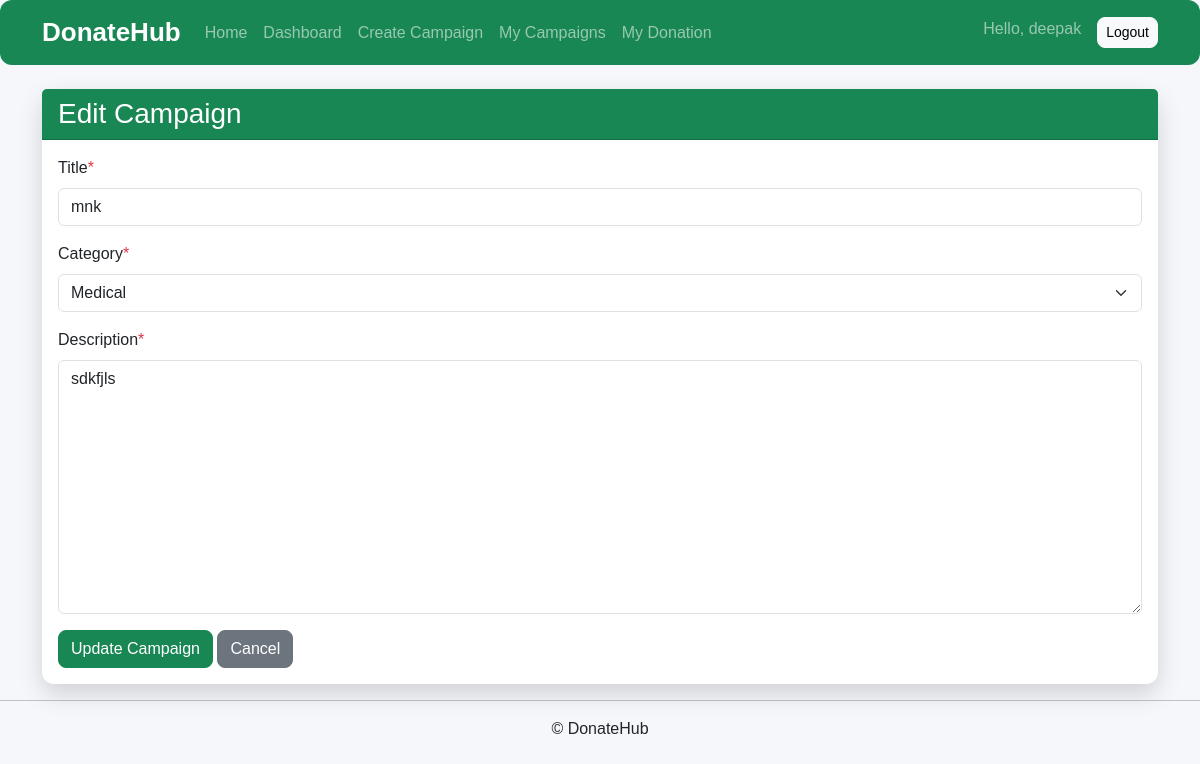
Before: /campaigns/edit/3/ (signed in) with the older database file.
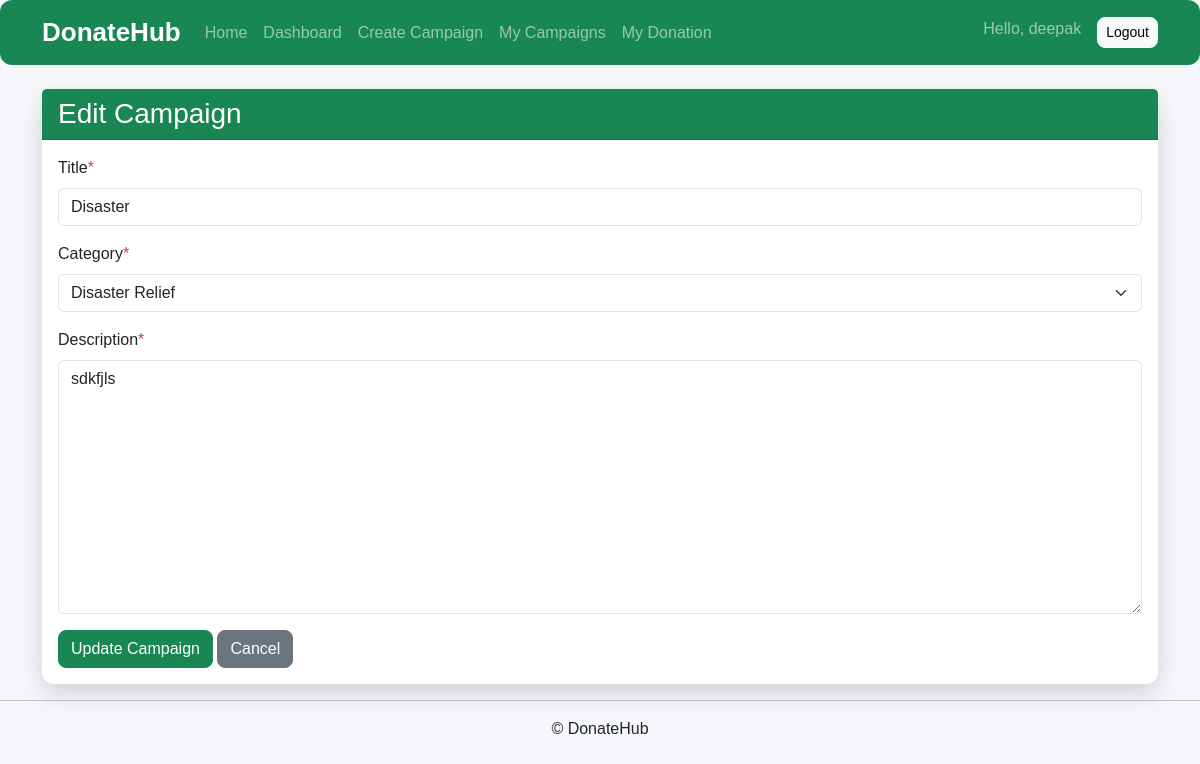
After: the same page with the newer database file.
### campaigns/models.py (models this page shows, shortened)
class Campaign(models.Model):
    CATEGORY_CHOICES = [
        ("OTHER", "Other"),
        ("MEDICAL", "Medical"),
        ("EDUCATION", "Education"),
        ("FOOD", "Food"),
        ("DISASTER", "Disaster Relief"),
    ]
    STATUS_CHOICES = [
        ("PENDING", "Pending"),
        ("APPROVED", "Approved"),
        ("REJECTED", "Rejected"),
        ("COMPLETED", "Completed"),
    ]
    ngo = models.ForeignKey(
        settings.AUTH_USER_MODEL,
        on_delete=models.CASCADE,
        related_name="campaigns"
    )
    title = models.CharField(
        max_length=200
    )
    description = models.TextField()
    category = models.CharField(
        max_length=20,
        choices=CATEGORY_CHOICES,
        default="OTHER"
    )
    goal_amount = models.DecimalField(
        max_digits=10,
        decimal_places=2
    )
    raised_amount = models.DecimalField(
        max_digits=10,
        decimal_places=2,
        default=0
    )
    image = models.ImageField(
        upload_to="campaigns/",
        blank=True,
        null=True
    )
    status = models.CharField(
        max_length=20,
        choices=STATUS_CHOICES,
        default="PENDING"
    )
    created_at = models.DateTimeField(
        auto_now_add=True
    )

### campaigns/views.py (the view)
@login_required
def edit_campaign(request,id):
    campaign=get_object_or_404(
        Campaign,
        id=id,
        ngo=request.user
    )
    if request.method == "POST":
        form=CampaignUpdateForm(request.POST, instance=campaign)
        if form.is_valid():
            form.save()
            return redirect("my_campaigns")
    else:
        form=CampaignUpdateForm(instance=campaign)
    return render(
        request,
        "campaigns/edit_campaign.html",
        {
            "form":form
        }
    )

### campaigns/forms.py
class CampaignUpdateForm(forms.ModelForm):
    class Meta:
        model=Campaign
        fields=[
            "title",
            "description",
            "category"
        ]
    def __init__(self,*args,**kwargs):
        super().__init__(*args,**kwargs)
        self.fields["title"].widget.attrs["class"] = "form-control"
        self.fields["description"].widget.attrs["class"] = "form-control"
        self.fields["category"].widget.attrs["class"] = "form-select"
        self.fields["title"].error_messages={
            "required":"Title is required."
        }
        self.fields["description"].error_messages={
            "required":"Description is required."
        }
        self.fields["category"].error_messages={
            "required":"Category is required."
        }

### templates/campaigns/edit_campaign.html (shortened to what this page needs)
{% extends "base.html" %}
{% block content %}
<div class="card shadow">
    <div class="card-header bg-success text-white">
        <h3 class="mb-0">Edit Campaign</h3>
    </div>
    <div class="card-body">
        <form method="POST">
            <div class="mb-3">
                <label class="form-label">Title<span class="text-danger">*</span></label>
                {{ form.title }}
            </div>
            <div class="mb-3">
                <label class="form-label">Category<span class="text-danger">*</span></label>
                {{ form.category }}
            </div>
            <div class="mb-3">
                <label class="form-label">Description<span class="text-danger">*</span></label>
                {{ form.description }}
            </div>
            <button type="submit" class="btn btn-success">
                Update Campaign
            </button>
            <a href="{% url 'my_campaigns' %}" class="btn btn-secondary">
                Cancel
            </a>
        </form>
    </div>
</div>
{% endblock %}

Changed rows visible on the page:
changed Campaign "sdkfjls": title "mnk" → "Disaster"; category "Medical" → "Disaster Relief"
